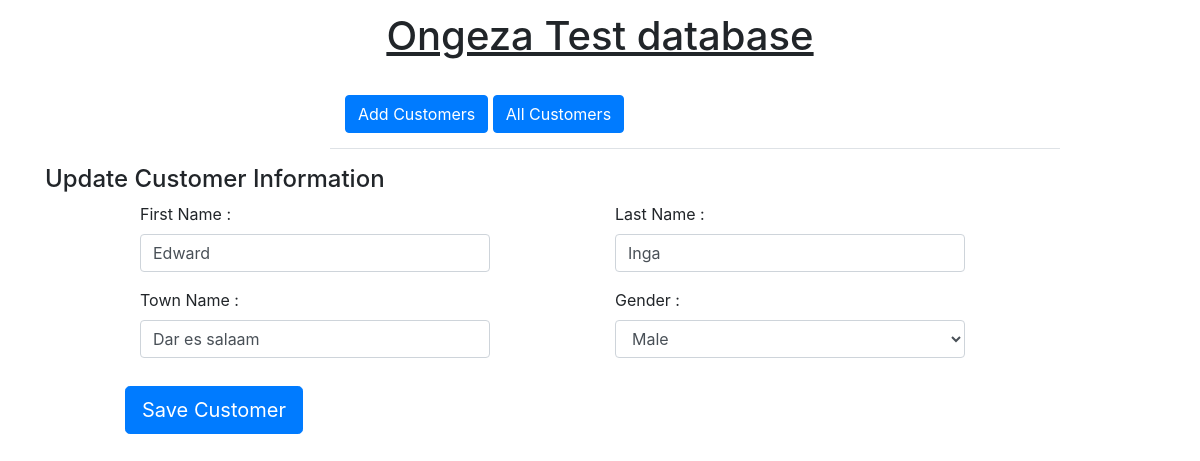
Page /views/updateCustomers.php?edit=2 on the committed database.
### tables this page shows
CREATE TABLE `customer` (
  `id` int(11) NOT NULL,
  `first_name` varchar(25) NOT NULL,
  `last_name` varchar(25) NOT NULL,
  `town_name` varchar(25) NOT NULL,
  `gender_id` int(11) NOT NULL,
  `is_deleted` int(11) NOT NULL DEFAULT '0'
);

CREATE TABLE `gender` (
  `id` int(11) NOT NULL,
  `gender_name` varchar(25) NOT NULL
);

### controller/engine.php (called while the page is built, shortened)
<?php
function db(){
    $con = mysqli_connect("localhost","root","","ongeza_test");
    return $con;
}
function customerEdit($customerId){
    $conn = db();
    $query = mysqli_query($conn,"SELECT * FROM customer JOIN gender ON gender.id=customer.gender_id WHERE customer.id='$customerId'");
    if(!$query || mysqli_num_rows($query) <= 0){
    }else{
        return $query;
    }
}
?>

### views/updateCustomers.php (the view, shortened to what this page needs)
<?php
require_once "../controller/engine.php";
?>
<html>
<head>
    <link rel="stylesheet" href="../asset/css/bootstrap.min.css">
    <link rel="stylesheet" href="../asset/css/bootstrap-grid.min.css">
    <link rel="stylesheet" href="../asset/css/style.css">
</head>
<body>
<div class="container">
    <div class="row">
        <div class="col-md-12">
            <h1 class="header">Ongeza Test database</h1>
        </div>
    </div>
    <div class="row">
        <div class="col-md-8 col-sm-8 col-xs-8  offset-md-3">
            <ul class="nav-tabs">
                <li><a href="home.php" class="btn btn-primary">Add Customers</a> </li>
                <li><a href="viewCustomers.php" class="btn btn-primary">All Customers</a> </li>
            </ul>
        </div>
    </div>
    <form action="../models/_updateCustomer.php" method="post" enctype="multipart/form-data">
        <h4>Update Customer Information</h4>
        <?php
        $customerId=$_GET['edit'];
        $customer=customerEdit($customerId);
        $rows = mysqli_fetch_array($customer);
        ?>
        <div class="row">
            <div class="col-md-4 offset-md-1">
                <div class="form-group">
                    <label for="">First Name :</label>
                    <input type="text" class="form-control" value="<?php echo $rows['first_name']?>" name="first_name" required>
                </div>
                <div class="form-group">
                    <label for="">Town Name :</label>
                    <input type="text" class="form-control" value="<?php echo $rows['town_name']?>" name="town_name" required>
                </div>
            </div>
            <div class="col-md-4 offset-md-1">
                <div class="form-group">
                    <label for="">Last Name :</label>
                    <input type="text" class="form-control" value="<?php echo $rows['last_name']?>" name="last_name" required>
                </div>
                <div class="form-group">
                    <label for="">Gender :</label>
                    <select name="gender" class="form-control">
                        <option value="<?php echo $rows['gender_id']?>"><?php echo $rows['gender_name']?></option>
                    </select>
                </div>
            </div>
        </div>
        <div class="row pull-right">
            <input type="submit" class="btn btn-primary btn-lg" name="UpdateCustomer" value="Save Customer">
        </div>
    </form>
</div>
</body>
</html>

### asset/css/style.css (style rules this page uses)
body { margin: 0px auto; font-size: medium; }
.header { text-align: center; padding: 12px; text-decoration: underline; }
.nav-tabs { list-style: none; padding: 15px; }
.nav-tabs li { display: inline; }
.pull-right { margin-left: 80px; padding-top: 12px; }

### rows in the picture
customer: first_name "Edward", town_name "Dar es salaam", last_name "Inga", gender "Male"
